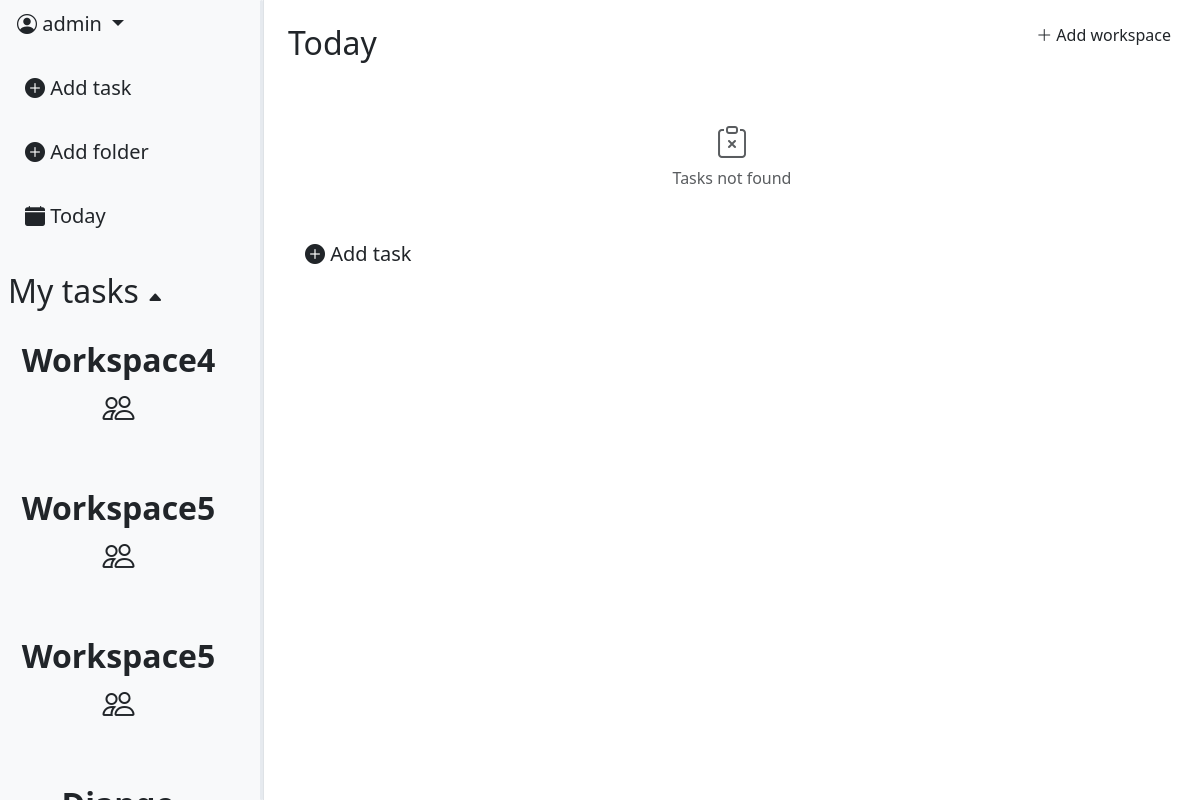
The app's page / (signed in) with its own data.
### task_app/models.py (models this page shows, shortened)
class Workspace(models.Model):
    INVITE_PERMISSION = [
        ("owner_only", "Only owner"),
        ("owner_admin", "Owner & Admin"),
                ]
    WORKSPACE_SPACE = [
        ("one", "Just me"),
        ("two_five", "Group (2-5)"),
        ("six_fifteen", "Team (6-15)"),
    ]
    SPACE_LIMITS = {
        "one": 1,
        "two_five": 5,
        "six_fifteen": 15,
    }
    name = models.CharField(max_length=64)
    invite_role = models.CharField(max_length=16,
                                choices=INVITE_PERMISSION,
                                default='owner_admin')
    workspace_space = models.CharField(max_length=16, choices=WORKSPACE_SPACE, default='one')
    icon = models.ImageField(null=True, blank=True)
    created_at = models.DateTimeField(auto_now_add=True)
    owner = models.ForeignKey(User,
                            on_delete=models.CASCADE,
                            related_name='workspace_creator')

### task_app/views.py (the view)
# urls.py: path('', views.TaskListView.as_view(), name="task_list"),
class TaskListView(LoginRequiredMixin, ListView):
    model = models.Task
    context_object_name = "tasks"
    template_name = "tasks/task_list.html"
    def get_queryset(self):
        queryset = models.Task.objects.filter(creator=self.request.user).prefetch_related('comments')
        folder_id = self.kwargs.get('folder_id')
        if folder_id:
            queryset = queryset.filter(folder_id=folder_id)
        else:
            queryset = queryset.filter(folder__isnull=True)
        status = self.request.GET.get('status')
        if status:
            queryset = queryset.filter(status__iexact=status)
        else:
           queryset = queryset.exclude(status__iexact="done")
        return queryset.order_by("due_date")
    def get_context_data(self, **kwargs):
        context = super().get_context_data(**kwargs)
        context["folders"] = Folder.objects.filter(creator=self.request.user, box__isnull = True)
        folder_id = self.kwargs.get('folder_id')
        if folder_id:
            context['current_folder'] = get_object_or_404(Folder, id=folder_id, creator=self.request.user)
        else:
            context['current_folder'] = None
        context["form"] = TaskFilterForm(self.request.GET)
        context["task_form"] = TaskForm()
        context["folder_form"] = FolderForm()
        context["comment_form"] = CommentForm()
        context["comments"] = models.Comment.objects.filter(
            task__creator=self.request.user).select_related('creator', 'task')
        context['workspaces'] = models.Workspace.objects.filter(
            members__member=self.request.user
        )
        context['workspace_form'] = WorkspaceForm()
        return context

### templates/tasks/task_list.html (shortened to what this page needs)
{% extends 'base.html' %}
{% load static %}
{% load custom_tags %}
{% block content %}
<div class="d-flex">
    {% include 'includes/leftbar.html' %}
    <div class="p-4" style="flex: 1 1 0; min-width: 0; position: relative;">
        <div style="position: absolute; top: 16px; right: 16px;">
            <a class="btn" data-bs-toggle="modal" data-bs-target="#WorkspaceModal">
                <i class="bi bi-plus-lg"></i> Add workspace
            </a>
        </div>
        {% if current_folder %}
            <h2>/{{ current_folder.name }}</h2>
        {% else %}
            <h2>Today</h2>
        {% endif %}
        <br>
        <ul class="list-group list-group-flush" data-simplebar style="max-height: 700px; overflow-x: hidden;">
            {% for task in tasks %}
                {% include 'includes/rightbar_task_scroll.html' with task=task %}
            {% empty %}
                <li class="list-group-item text-center py-4 text-muted">
                    <i class="bi bi-clipboard-x" style="font-size: 2rem;"></i>
                    <p class="mb-0">Tasks not found</p>
                </li>
            {% endfor %}
        </ul>
        <div class="list-group-item border-0 pt-3">
            <a class="btn btn-lg" data-bs-toggle="modal" data-bs-target="#TaskModal">
                <i class="bi bi-plus-circle-fill"></i> Add task
            </a>
        </div>
    </div>
</div>
{% endblock %}

### templates/includes/leftbar.html (shortened to what this page needs)
<div id="leftbar" class="bg-light border-end d-flex flex-column" style="width: 22%; height: 100vh; position: relative; overflow: hidden;">
    <div class="flex-shrink-0">
        <div class="dropdown-center mb-3">
            <button class="btn btn-lg dropdown-toggle" type="button" data-bs-toggle="dropdown" aria-expanded="false">
                <i class="bi bi-person-circle"></i>  {{ user.username }}
            </button>
        </div>
        <div class="d-flex flex-column align-items-start gap-3 ps-2">
            <a class="btn btn-lg"
                data-bs-toggle="modal"
                data-bs-target="#TaskModal"
                data-workspace-id="{{ workspace.pk }}">
                <i class="bi bi-plus-circle-fill"></i> Add task
            </a>
            <a class="btn btn-lg"
                data-bs-toggle="modal"
                data-bs-target="#FolderModal"
                data-workspace-id="{{ workspace.pk }}">
                <i class="bi bi-plus-circle-fill"></i> Add folder
            </a>
            <a class="btn btn-lg" href="{% url 'tasks:task_list' %}">
                <i class="bi bi-calendar-fill"></i> Today
            </a>
        </div>
    </div>
    <br>
    <div class="ps-2 mt-2">
        <h2 id="folders-toggle" style="cursor: pointer; user-select: none;">
            My tasks <span id="folders-arrow" class="bi bi-caret-up-fill" style="font-size: 16px;"></span>
        </h2>
    </div>
    <div id="workspace_list" style="flex: 1 1 0; min-height: 0; overflow-y: auto; overflow-x: hidden; margin-right: 10px;">
        <div class="d-flex flex-column align-items-start gap-3 ps-0">
            {% for workspace in workspaces %}
                <div class="folder-row d-flex align-items-center justify-content-between p-2 rounded">
                    <a
                    href="{% url 'workspace:workspace_detail' workspace.pk %}"
                    class="btn btn-lg ps-0"
                    style="font-size: 32px; font-weight: 600;"
                    >
                    {{ workspace.name }}  <i class="bi bi-people"></i>
                    </a>
                </div>
            {% endfor %}
        </div>
    </div>
    <div id="leftbar-resizer"
        style="position: absolute;
            top: 0;right: 0; width: 3.5px; height: 100%;cursor: col-resize;
            z-index: 100;">
    </div>
</div>

### static/css/modal_style.css (style rules this page uses)
.folder-row { background-color: transparent; border-radius: 10px !important; border: 1px solid transparent; transition: all 0.2s ease-in-out; }
#leftbar-resizer { opacity: 0; transition: opacity 0.2s; background: #e6eaef; border-radius: 4px; }

### records on screen
Workspace: name "Workspace4"
Workspace: name "Workspace5"
Workspace: name "Workspace5"

### other values on screen
{{ user.username }} "admin"
